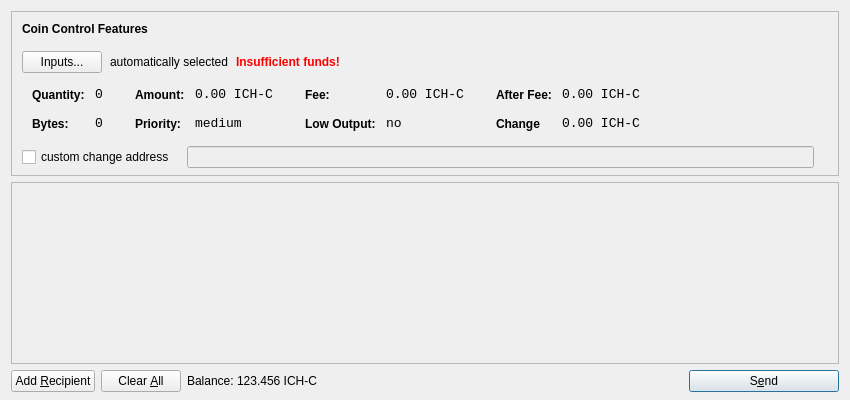
<?xml version="1.0" encoding="UTF-8"?>
<ui version="4.0">
 <class>SendCoinsDialog</class>
 <widget class="QDialog" name="SendCoinsDialog">
  <property name="geometry">
   <rect>
    <x>0</x>
    <y>0</y>
    <width>850</width>
    <height>400</height>
   </rect>
  </property>
  <property name="windowTitle">
   <string>Send Coins</string>
  </property>
  <layout class="QVBoxLayout" name="verticalLayout" stretch="0,1,0">
   <property name="bottomMargin">
    <number>8</number>
   </property>
   <item>
    <widget class="QFrame" name="frameCoinControl">
     <property name="sizePolicy">
      <sizepolicy hsizetype="Expanding" vsizetype="Expanding">
       <horstretch>0</horstretch>
       <verstretch>0</verstretch>
      </sizepolicy>
     </property>
     <property name="maximumSize">
      <size>
       <width>16777215</width>
       <height>16777215</height>
      </size>
     </property>
     <property name="frameShape">
      <enum>QFrame::StyledPanel</enum>
     </property>
     <property name="frameShadow">
      <enum>QFrame::Sunken</enum>
     </property>
     <layout class="QVBoxLayout" name="verticalLayoutCoinControl2">
      <property name="spacing">
       <number>-1</number>
      </property>
      <property name="leftMargin">
       <number>0</number>
      </property>
      <property name="topMargin">
       <number>0</number>
      </property>
      <property name="rightMargin">
       <number>0</number>
      </property>
      <property name="bottomMargin">
       <number>6</number>
      </property>
      <item>
       <layout class="QVBoxLayout" name="verticalLayoutCoinControl" stretch="0,0,0,0,1">
        <property name="spacing">
         <number>0</number>
        </property>
        <property name="leftMargin">
         <number>10</number>
        </property>
        <property name="topMargin">
         <number>10</number>
        </property>
        <item>
         <layout class="QHBoxLayout" name="horizontalLayoutCoinControl1">
          <property name="bottomMargin">
           <number>15</number>
          </property>
          <item>
           <widget class="QLabel" name="labelCoinControlFeatures">
            <property name="sizePolicy">
             <sizepolicy hsizetype="Preferred" vsizetype="Maximum">
              <horstretch>0</horstretch>
              <verstretch>0</verstretch>
             </sizepolicy>
            </property>
            <property name="font">
             <font>
              <weight>75</weight>
              <bold>true</bold>
             </font>
            </property>
            <property name="styleSheet">
             <string notr="true">font-weight:bold;</string>
            </property>
            <property name="text">
             <string>Coin Control Features</string>
            </property>
           </widget>
          </item>
         </layout>
        </item>
        <item>
         <layout class="QHBoxLayout" name="horizontalLayoutCoinControl2" stretch="0,0,0,0">
          <property name="spacing">
           <number>8</number>
          </property>
          <property name="bottomMargin">
           <number>10</number>
          </property>
          <item>
           <widget class="QPushButton" name="pushButtonCoinControl">
            <property name="styleSheet">
             <string notr="true"/>
            </property>
            <property name="text">
             <string>Inputs...</string>
            </property>
           </widget>
          </item>
          <item>
           <widget class="QLabel" name="labelCoinControlAutomaticallySelected">
            <property name="text">
             <string>automatically selected</string>
            </property>
            <property name="margin">
             <number>5</number>
            </property>
           </widget>
          </item>
          <item>
           <widget class="QLabel" name="labelCoinControlInsuffFunds">
            <property name="font">
             <font>
              <weight>75</weight>
              <bold>true</bold>
             </font>
            </property>
            <property name="styleSheet">
             <string notr="true">color:red;font-weight:bold;</string>
            </property>
            <property name="text">
             <string>Insufficient funds!</string>
            </property>
            <property name="margin">
             <number>5</number>
            </property>
           </widget>
          </item>
          <item>
           <spacer name="horizontalSpacerCoinControl">
            <property name="orientation">
             <enum>Qt::Horizontal</enum>
            </property>
            <property name="sizeHint" stdset="0">
             <size>
              <width>40</width>
              <height>1</height>
             </size>
            </property>
           </spacer>
          </item>
         </layout>
        </item>
        <item>
         <widget class="QWidget" name="widgetCoinControl" native="true">
          <property name="sizePolicy">
           <sizepolicy hsizetype="Preferred" vsizetype="Preferred">
            <horstretch>0</horstretch>
            <verstretch>0</verstretch>
           </sizepolicy>
          </property>
          <property name="minimumSize">
           <size>
            <width>0</width>
            <height>0</height>
           </size>
          </property>
          <property name="styleSheet">
           <string notr="true"/>
          </property>
          <layout class="QHBoxLayout" name="horizontalLayoutCoinControl5">
           <property name="margin">
            <number>0</number>
           </property>
           <item>
            <layout class="QHBoxLayout" name="horizontalLayoutCoinControl3" stretch="0,0,0,1">
             <property name="spacing">
              <number>20</number>
             </property>
             <property name="topMargin">
              <number>0</number>
             </property>
             <property name="bottomMargin">
              <number>10</number>
             </property>
             <item>
              <layout class="QFormLayout" name="formLayoutCoinControl1">
               <property name="horizontalSpacing">
                <number>10</number>
               </property>
               <property name="verticalSpacing">
                <number>14</number>
               </property>
               <property name="leftMargin">
                <number>10</number>
               </property>
               <property name="topMargin">
                <number>4</number>
               </property>
               <property name="rightMargin">
                <number>6</number>
               </property>
               <item row="0" column="0">
                <widget class="QLabel" name="labelCoinControlQuantityText">
                 <property name="styleSheet">
                  <string notr="true">font-weight:bold;</string>
                 </property>
                 <property name="text">
                  <string>Quantity:</string>
                 </property>
                 <property name="margin">
                  <number>0</number>
                 </property>
                </widget>
               </item>
               <item row="0" column="1">
                <widget class="QLabel" name="labelCoinControlQuantity">
                 <property name="font">
                  <font>
                   <family>Monospace</family>
                   <pointsize>10</pointsize>
                  </font>
                 </property>
                 <property name="cursor">
                  <cursorShape>IBeamCursor</cursorShape>
                 </property>
                 <property name="contextMenuPolicy">
                  <enum>Qt::ActionsContextMenu</enum>
                 </property>
                 <property name="text">
                  <string>0</string>
                 </property>
                 <property name="margin">
                  <number>0</number>
                 </property>
                 <property name="textInteractionFlags">
                  <set>Qt::LinksAccessibleByMouse|Qt::TextSelectableByKeyboard|Qt::TextSelectableByMouse</set>
                 </property>
                </widget>
               </item>
               <item row="1" column="0">
                <widget class="QLabel" name="labelCoinControlBytesText">
                 <property name="styleSheet">
                  <string notr="true">font-weight:bold;</string>
                 </property>
                 <property name="text">
                  <string>Bytes:</string>
                 </property>
                </widget>
               </item>
               <item row="1" column="1">
                <widget class="QLabel" name="labelCoinControlBytes">
                 <property name="font">
                  <font>
                   <family>Monospace</family>
                   <pointsize>10</pointsize>
                  </font>
                 </property>
                 <property name="cursor">
                  <cursorShape>IBeamCursor</cursorShape>
                 </property>
                 <property name="contextMenuPolicy">
                  <enum>Qt::ActionsContextMenu</enum>
                 </property>
                 <property name="text">
                  <string>0</string>
                 </property>
                 <property name="textInteractionFlags">
                  <set>Qt::LinksAccessibleByMouse|Qt::TextSelectableByKeyboard|Qt::TextSelectableByMouse</set>
                 </property>
                </widget>
               </item>
              </layout>
             </item>
             <item>
              <layout class="QFormLayout" name="formLayoutCoinControl2">
               <property name="horizontalSpacing">
                <number>10</number>
               </property>
               <property name="verticalSpacing">
                <number>14</number>
               </property>
               <property name="leftMargin">
                <number>6</number>
               </property>
               <property name="topMargin">
                <number>4</number>
               </property>
               <property name="rightMargin">
                <number>6</number>
               </property>
               <item row="0" column="0">
                <widget class="QLabel" name="labelCoinControlAmountText">
                 <property name="styleSheet">
                  <string notr="true">font-weight:bold;</string>
                 </property>
                 <property name="text">
                  <string>Amount:</string>
                 </property>
                 <property name="margin">
                  <number>0</number>
                 </property>
                </widget>
               </item>
               <item row="0" column="1">
                <widget class="QLabel" name="labelCoinControlAmount">
                 <property name="font">
                  <font>
                   <family>Monospace</family>
                   <pointsize>10</pointsize>
                  </font>
                 </property>
                 <property name="cursor">
                  <cursorShape>IBeamCursor</cursorShape>
                 </property>
                 <property name="contextMenuPolicy">
                  <enum>Qt::ActionsContextMenu</enum>
                 </property>
                 <property name="text">
                  <string notr="true">0.00 ICH-C</string>
                 </property>
                 <property name="textInteractionFlags">
                  <set>Qt::LinksAccessibleByMouse|Qt::TextSelectableByKeyboard|Qt::TextSelectableByMouse</set>
                 </property>
                </widget>
               </item>
               <item row="1" column="0">
                <widget class="QLabel" name="labelCoinControlPriorityText">
                 <property name="styleSheet">
                  <string notr="true">font-weight:bold;</string>
                 </property>
                 <property name="text">
                  <string>Priority:</string>
                 </property>
                </widget>
               </item>
               <item row="1" column="1">
                <widget class="QLabel" name="labelCoinControlPriority">
                 <property name="font">
                  <font>
                   <family>Monospace</family>
                   <pointsize>10</pointsize>
                  </font>
                 </property>
                 <property name="cursor">
                  <cursorShape>IBeamCursor</cursorShape>
                 </property>
                 <property name="contextMenuPolicy">
                  <enum>Qt::ActionsContextMenu</enum>
                 </property>
                 <property name="text">
                  <string>medium</string>
                 </property>
                 <property name="textInteractionFlags">
                  <set>Qt::LinksAccessibleByMouse|Qt::TextSelectableByKeyboard|Qt::TextSelectableByMouse</set>
                 </property>
                </widget>
               </item>
              </layout>
             </item>
             <item>
              <layout class="QFormLayout" name="formLayoutCoinControl3">
               <property name="horizontalSpacing">
                <number>10</number>
               </property>
               <property name="verticalSpacing">
                <number>14</number>
               </property>
               <property name="leftMargin">
                <number>6</number>
               </property>
               <property name="topMargin">
                <number>4</number>
               </property>
               <property name="rightMargin">
                <number>6</number>
               </property>
               <item row="0" column="0">
                <widget class="QLabel" name="labelCoinControlFeeText">
                 <property name="styleSheet">
                  <string notr="true">font-weight:bold;</string>
                 </property>
                 <property name="text">
                  <string>Fee:</string>
                 </property>
                 <property name="margin">
                  <number>0</number>
                 </property>
                </widget>
               </item>
               <item row="0" column="1">
                <widget class="QLabel" name="labelCoinControlFee">
                 <property name="font">
                  <font>
                   <family>Monospace</family>
                   <pointsize>10</pointsize>
                  </font>
                 </property>
                 <property name="cursor">
                  <cursorShape>IBeamCursor</cursorShape>
                 </property>
                 <property name="contextMenuPolicy">
                  <enum>Qt::ActionsContextMenu</enum>
                 </property>
                 <property name="text">
                  <string notr="true">0.00 ICH-C</string>
                 </property>
                 <property name="textInteractionFlags">
                  <set>Qt::LinksAccessibleByMouse|Qt::TextSelectableByKeyboard|Qt::TextSelectableByMouse</set>
                 </property>
                </widget>
               </item>
               <item row="1" column="0">
                <widget class="QLabel" name="labelCoinControlLowOutputText">
                 <property name="styleSheet">
                  <string notr="true">font-weight:bold;</string>
                 </property>
                 <property name="text">
                  <string>Low Output:</string>
                 </property>
                </widget>
               </item>
               <item row="1" column="1">
                <widget class="QLabel" name="labelCoinControlLowOutput">
                 <property name="font">
                  <font>
                   <family>Monospace</family>
                   <pointsize>10</pointsize>
                  </font>
                 </property>
                 <property name="cursor">
                  <cursorShape>IBeamCursor</cursorShape>
                 </property>
                 <property name="contextMenuPolicy">
                  <enum>Qt::ActionsContextMenu</enum>
                 </property>
                 <property name="text">
                  <string>no</string>
                 </property>
                 <property name="textInteractionFlags">
                  <set>Qt::LinksAccessibleByMouse|Qt::TextSelectableByKeyboard|Qt::TextSelectableByMouse</set>
                 </property>
                </widget>
               </item>
              </layout>
             </item>
             <item>
              <layout class="QFormLayout" name="formLayoutCoinControl4">
               <property name="horizontalSpacing">
                <number>10</number>
               </property>
               <property name="verticalSpacing">
                <number>14</number>
               </property>
               <property name="leftMargin">
                <number>6</number>
               </property>
               <property name="topMargin">
                <number>4</number>
               </property>
               <property name="rightMargin">
                <number>6</number>
               </property>
               <item row="0" column="0">
                <widget class="QLabel" name="labelCoinControlAfterFeeText">
                 <property name="styleSheet">
                  <string notr="true">font-weight:bold;</string>
                 </property>
                 <property name="text">
                  <string>After Fee:</string>
                 </property>
                 <property name="margin">
                  <number>0</number>
                 </property>
                </widget>
               </item>
               <item row="0" column="1">
                <widget class="QLabel" name="labelCoinControlAfterFee">
                 <property name="font">
                  <font>
                   <family>Monospace</family>
                   <pointsize>10</pointsize>
                  </font>
                 </property>
                 <property name="cursor">
                  <cursorShape>IBeamCursor</cursorShape>
                 </property>
                 <property name="contextMenuPolicy">
                  <enum>Qt::ActionsContextMenu</enum>
                 </property>
                 <property name="text">
                  <string notr="true">0.00 ICH-C</string>
                 </property>
                 <property name="textInteractionFlags">
                  <set>Qt::LinksAccessibleByMouse|Qt::TextSelectableByKeyboard|Qt::TextSelectableByMouse</set>
                 </property>
                </widget>
               </item>
               <item row="1" column="0">
                <widget class="QLabel" name="labelCoinControlChangeText">
                 <property name="styleSheet">
                  <string notr="true">font-weight:bold;</string>
                 </property>
                 <property name="text">
                  <string>Change</string>
                 </property>
                </widget>
               </item>
               <item row="1" column="1">
                <widget class="QLabel" name="labelCoinControlChange">
                 <property name="font">
                  <font>
                   <family>Monospace</family>
                   <pointsize>10</pointsize>
                  </font>
                 </property>
                 <property name="cursor">
                  <cursorShape>IBeamCursor</cursorShape>
                 </property>
                 <property name="contextMenuPolicy">
                  <enum>Qt::ActionsContextMenu</enum>
                 </property>
                 <property name="text">
                  <string notr="true">0.00 ICH-C</string>
                 </property>
                 <property name="textInteractionFlags">
                  <set>Qt::LinksAccessibleByMouse|Qt::TextSelectableByKeyboard|Qt::TextSelectableByMouse</set>
                 </property>
                </widget>
               </item>
              </layout>
             </item>
            </layout>
           </item>
          </layout>
         </widget>
        </item>
        <item>
         <layout class="QHBoxLayout" name="horizontalLayoutCoinControl4" stretch="0,0,0">
          <property name="spacing">
           <number>12</number>
          </property>
          <property name="sizeConstraint">
           <enum>QLayout::SetDefaultConstraint</enum>
          </property>
          <property name="topMargin">
           <number>5</number>
          </property>
          <property name="rightMargin">
           <number>5</number>
          </property>
          <item>
           <widget class="QCheckBox" name="checkBoxCoinControlChange">
            <property name="text">
             <string>custom change address</string>
            </property>
           </widget>
          </item>
          <item>
           <widget class="QLineEdit" name="lineEditCoinControlChange">
            <property name="enabled">
             <bool>false</bool>
            </property>
            <property name="sizePolicy">
             <sizepolicy hsizetype="Expanding" vsizetype="Fixed">
              <horstretch>0</horstretch>
              <verstretch>0</verstretch>
             </sizepolicy>
            </property>
           </widget>
          </item>
          <item>
           <widget class="QLabel" name="labelCoinControlChangeLabel">
            <property name="sizePolicy">
             <sizepolicy hsizetype="Preferred" vsizetype="Expanding">
              <horstretch>0</horstretch>
              <verstretch>0</verstretch>
             </sizepolicy>
            </property>
            <property name="minimumSize">
             <size>
              <width>0</width>
              <height>0</height>
             </size>
            </property>
            <property name="text">
             <string/>
            </property>
            <property name="margin">
             <number>3</number>
            </property>
           </widget>
          </item>
         </layout>
        </item>
        <item>
         <spacer name="verticalSpacerCoinControl">
          <property name="orientation">
           <enum>Qt::Vertical</enum>
          </property>
          <property name="sizeHint" stdset="0">
           <size>
            <width>800</width>
            <height>1</height>
           </size>
          </property>
         </spacer>
        </item>
       </layout>
      </item>
     </layout>
    </widget>
   </item>
   <item>
    <widget class="QScrollArea" name="scrollArea">
     <property name="widgetResizable">
      <bool>true</bool>
     </property>
     <widget class="QWidget" name="scrollAreaWidgetContents">
      <property name="geometry">
       <rect>
        <x>0</x>
        <y>0</y>
        <width>830</width>
        <height>165</height>
       </rect>
      </property>
      <layout class="QVBoxLayout" name="verticalLayout_2">
       <property name="margin">
        <number>0</number>
       </property>
       <item>
        <layout class="QVBoxLayout" name="entries">
         <property name="spacing">
          <number>6</number>
         </property>
        </layout>
       </item>
       <item>
        <spacer name="verticalSpacer">
         <property name="orientation">
          <enum>Qt::Vertical</enum>
         </property>
         <property name="sizeHint" stdset="0">
          <size>
           <width>20</width>
           <height>40</height>
          </size>
         </property>
        </spacer>
       </item>
      </layout>
     </widget>
    </widget>
   </item>
   <item>
    <layout class="QHBoxLayout" name="horizontalLayout">
     <item>
      <widget class="QPushButton" name="addButton">
       <property name="toolTip">
        <string>Send to multiple recipients at once</string>
       </property>
       <property name="text">
        <string>Add &amp;Recipient</string>
       </property>
       <property name="autoDefault">
        <bool>false</bool>
       </property>
      </widget>
     </item>
     <item>
      <widget class="QPushButton" name="clearButton">
       <property name="sizePolicy">
        <sizepolicy hsizetype="Minimum" vsizetype="Fixed">
         <horstretch>0</horstretch>
         <verstretch>0</verstretch>
        </sizepolicy>
       </property>
       <property name="toolTip">
        <string>Remove all transaction fields</string>
       </property>
       <property name="text">
        <string>Clear &amp;All</string>
       </property>
       <property name="autoRepeatDelay">
        <number>300</number>
       </property>
       <property name="autoDefault">
        <bool>false</bool>
       </property>
      </widget>
     </item>
     <item>
      <layout class="QHBoxLayout" name="horizontalLayout_2">
       <property name="spacing">
        <number>3</number>
       </property>
       <item>
        <widget class="QLabel" name="label">
         <property name="sizePolicy">
          <sizepolicy hsizetype="Preferred" vsizetype="Fixed">
           <horstretch>0</horstretch>
           <verstretch>0</verstretch>
          </sizepolicy>
         </property>
         <property name="text">
          <string>Balance:</string>
         </property>
        </widget>
       </item>
       <item>
        <widget class="QLabel" name="labelBalance">
         <property name="sizePolicy">
          <sizepolicy hsizetype="Preferred" vsizetype="Fixed">
           <horstretch>0</horstretch>
           <verstretch>0</verstretch>
          </sizepolicy>
         </property>
         <property name="cursor">
          <cursorShape>IBeamCursor</cursorShape>
         </property>
         <property name="text">
          <string notr="true">123.456 ICH-C</string>
         </property>
         <property name="textInteractionFlags">
          <set>Qt::LinksAccessibleByMouse|Qt::TextSelectableByKeyboard|Qt::TextSelectableByMouse</set>
         </property>
        </widget>
       </item>
      </layout>
     </item>
     <item>
      <spacer name="horizontalSpacer">
       <property name="orientation">
        <enum>Qt::Horizontal</enum>
       </property>
       <property name="sizeHint" stdset="0">
        <size>
         <width>40</width>
         <height>20</height>
        </size>
       </property>
      </spacer>
     </item>
     <item>
      <widget class="QPushButton" name="sendButton">
       <property name="minimumSize">
        <size>
         <width>150</width>
         <height>0</height>
        </size>
       </property>
       <property name="toolTip">
        <string>Confirm the send action</string>
       </property>
       <property name="text">
        <string>S&amp;end</string>
       </property>
       <property name="icon">
        <iconset resource="../bitcoin.qrc">
         <normaloff>:/icons/send</normaloff>:/icons/send</iconset>
       </property>
       <property name="default">
        <bool>true</bool>
       </property>
      </widget>
     </item>
    </layout>
   </item>
  </layout>
 </widget>
 <resources>
  <include location="../bitcoin.qrc"/>
 </resources>
 <connections/>
</ui>
